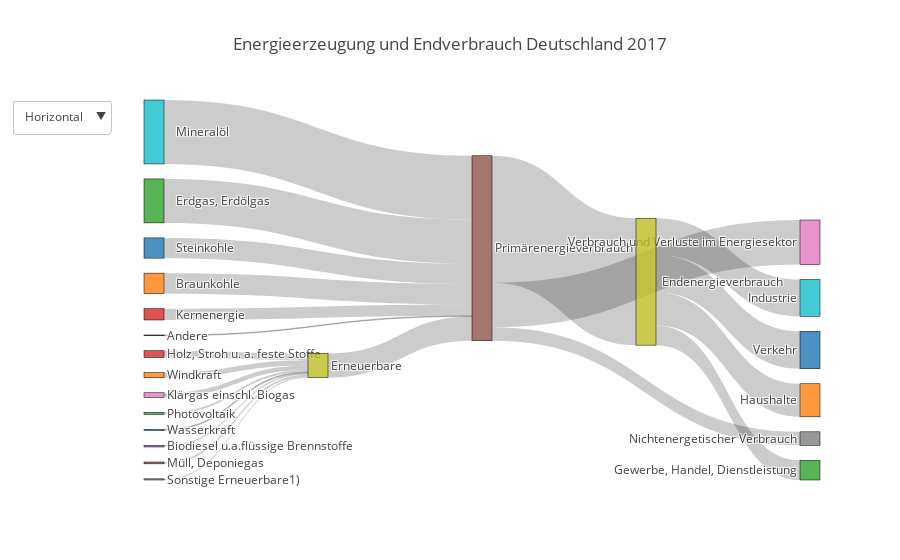

The code cell stored with this chart in its notebook:
### Code cell
data = dict(
    type='sankey',
    domain = dict(
          x =  [0,1],
          y =  [0,1]),
    orientation = "h",
    valueformat = ".1f",
    valuesuffix = "PJ",
    node = dict(
        pad = 15,
        thickness = 20,
        line = dict(
        color = "black",
        width = 0.5),
        label = nodes.label),
    
    link = dict(
        source = links.source,
        target = links.target,
        value = links.value),
)

layout =  dict(
    title = "Energieerzeugung und Endverbrauch Deutschland 2017",
    font = dict(size = 12),
    updatemenus = [
            dict(
            y=1,
            buttons=[
                dict(
                label='Horizontal',
                method='restyle',
                args=['orientation', 'h']
                ),
                
                dict(
                label='Vertical',
                method='restyle',
                args=['orientation', 'v']
                )
            ]
            )
        ]
    
)

fig = dict(data=[data], layout=layout)
plotly.offline.iplot(fig, validate=False)

### Figure 1 — Plotly figure (JSON) as saved in the notebook; plotly's stock layout.template omitted (floating-point values rounded to 4 significant figures)
{"data": [{"domain": {"x": [0, 1], "y": [0, 1]}, "link": {"source": [0, 1, 2, 3, 4, 5, 6, 7, 8, 9, 10, 11, 12, 13, 14, 15, 18, 18, 18, 18, 15, 15], "target": [8, 8, 8, 8, 8, 8, 8, 8, 15, 15, 15, 15, 15, 15, 15, 18, 19, 20, 21, 22, 16, 17], "value": [72.58, 383.8, 143.6, 498.0, 119.9, 136.0, 342.6, 84.83, 1781.0, 4698.0, 1487.0, 1508.0, 3230.0, 832.6, 56.77, 9329.0, 2700.0, 2755.0, 2430.0, 1443.0, 3271.0, 995.1]}, "node": {"label": ["Wasserkraft", "Windkraft", "Photovoltaik", "Holz, Stroh u. a. feste Stoffe", "Biodiesel u.a.flüssige Brennstoffe", "Müll, Deponiegas", "Klärgas einschl. Biogas", "Sonstige Erneuerbare1)", "Erneuerbare", "   Mineralöl", "   Steinkohle", "   Braunkohle", "   Erdgas, Erdölgas", "   Kernenergie", "Andere", "Primärenergieverbrauch", "Verbrauch und Verluste im Energiesektor", " Nichtenergetischer Verbrauch", " Endenergieverbrauch", "Industrie", "Verkehr", "Haushalte", "Gewerbe, Handel, Dienstleistung"], "line": {"color": "black", "width": 0.5}, "pad": 15, "thickness": 20}, "orientation": "h", "type": "sankey", "valueformat": ".1f", "valuesuffix": "PJ"}], "layout": {"font": {"size": 12}, "title": "Energieerzeugung und Endverbrauch Deutschland 2017", "updatemenus": [{"buttons": [{"args": ["orientation", "h"], "label": "Horizontal", "method": "restyle"}, {"args": ["orientation", "v"], "label": "Vertical", "method": "restyle"}], "y": 1}]}}
